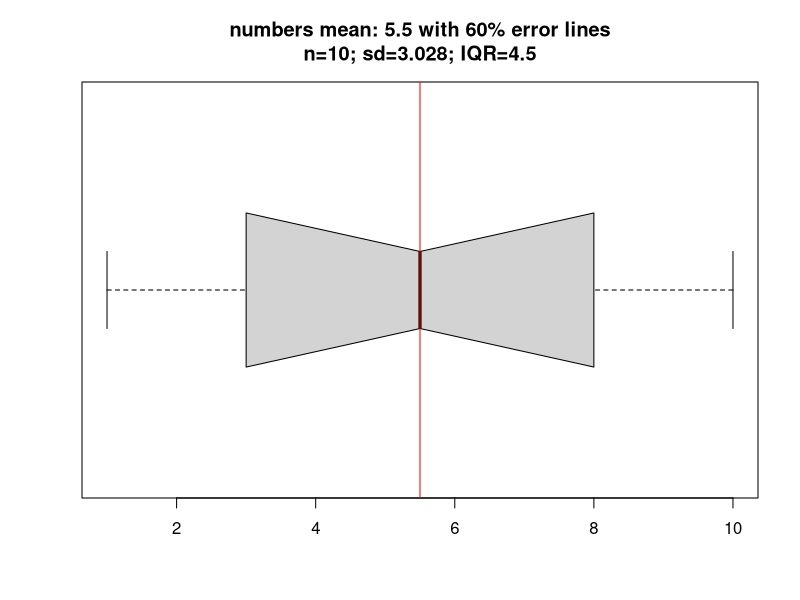
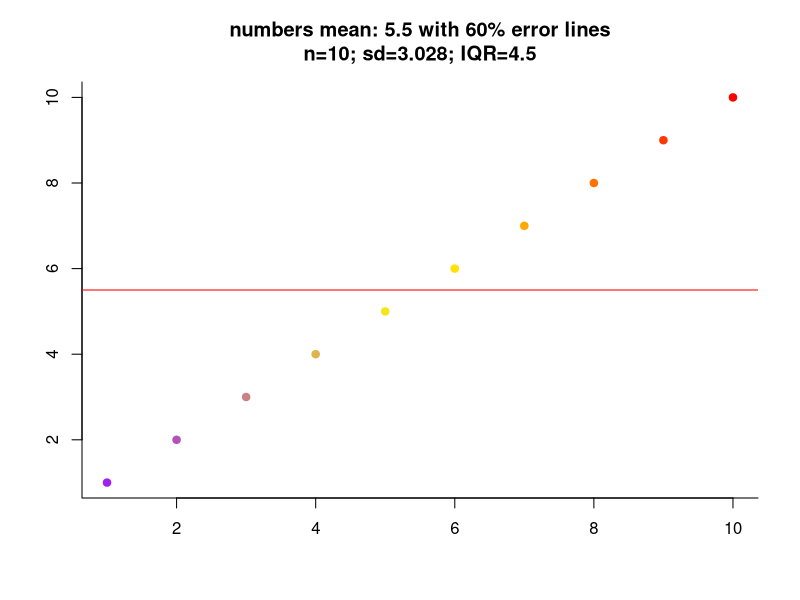
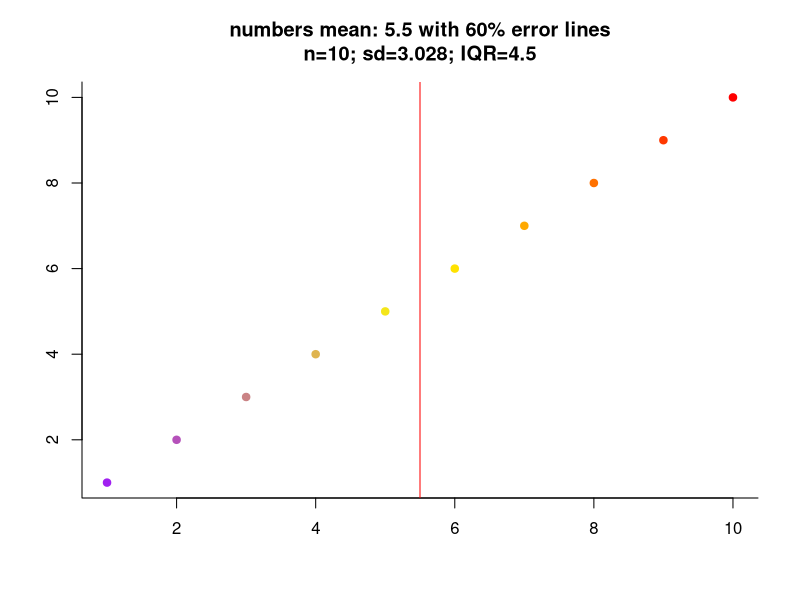
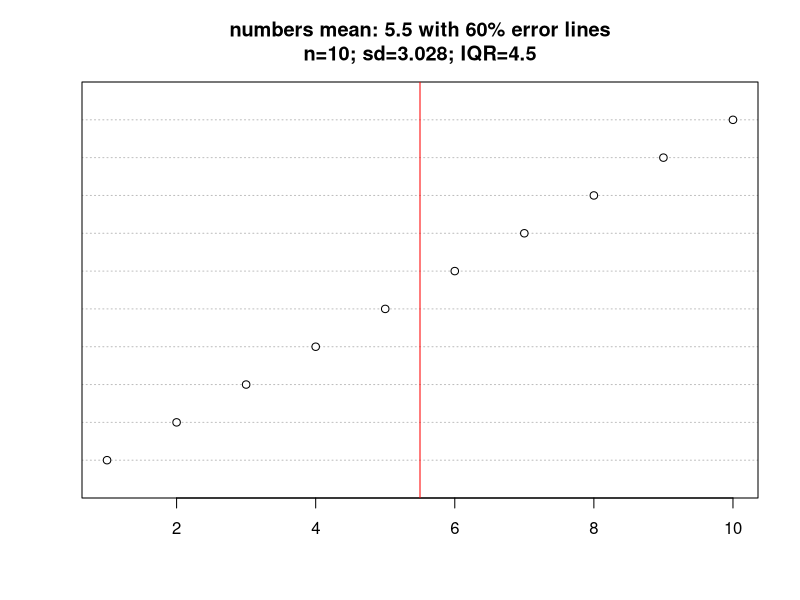
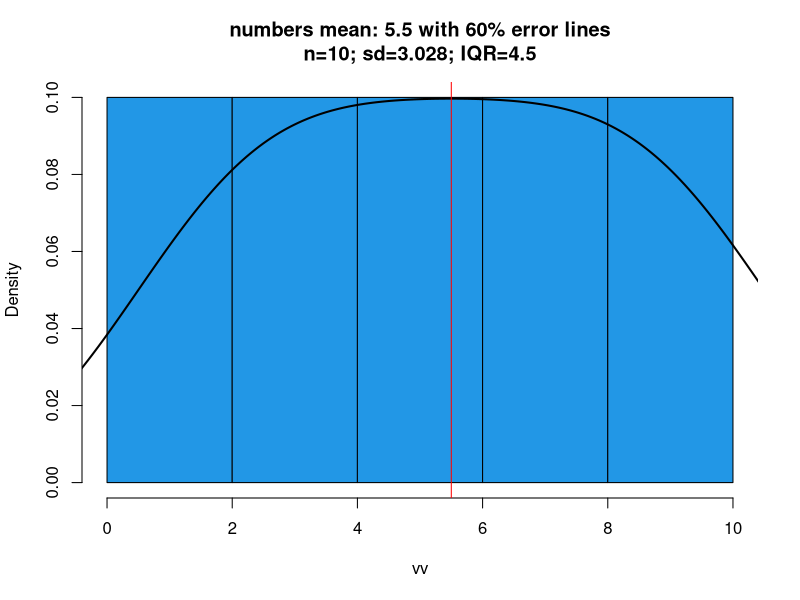
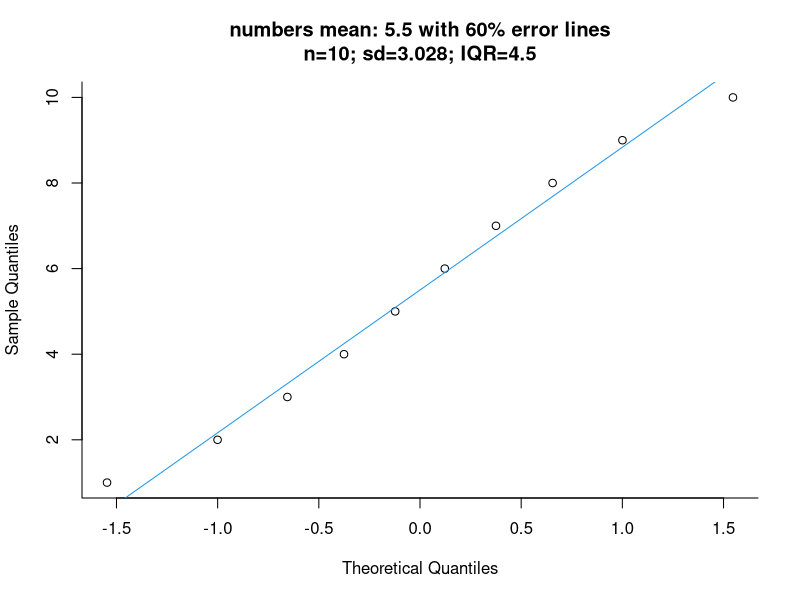

Recreate these plots in R, in order.

gc()
start_time <- Sys.time()

folder <- r"[C:\Users\kelvi\Desktop\xyz]"
output_folder <- r"[C:\Users\kelvi\Desktop\xyz\Graphs]"

folder_locations <- c(folder, output_folder)

# check output folder exists
for (folder_location in folder_locations){
  if (!file.exists(paste(folder_location,sep=""))){
    dir.create(file.path(paste(folder_location,sep="")), recursive=TRUE) # recursive to also build any sub-folders
  }
}

##################################################

number_format <- function(num){
  if (is.na(num)){
    digits <- 0
  }
  else if (num > 0){
    digits <- floor(log10(num)) + 1
  }
  else if (num == 0){
    digits <- 1
  }
  else{
    digits <- floor(log10(abs(num))) + 1
  }
  
  if (digits > 3 | digits < 0){
    value <- formatC(num, format = "e", digits = 2)
    value <- sprintf("%.1e", num)
  }
  else if (digits <= 3 & !is.na(num)){
    value <- format(num, digits=2)
  }
  else {
    value <- 0
  }
  return (value)
}

##################################################

data <- 1:10#c(1,2,3,4,5,6,7,8,9,10)
typer <- rep(c("a","b"),times=5)#c("a","b","a","b","a","b","a","b","a","b")

# make a dataframe
df <- data.frame(data=data, type=typer)

# or read.csv
#df <- read.csv(file, stringsAsFactors=FALSE)

# write data summary
varsum <- summary(df)#data.frame(sapply(df, function(x) c(summary(x))))#, type = class(x)))
write.csv(varsum, file = paste(folder,"\\",'varsum.csv',sep=""),row.names=FALSE)

# rename columns
colnames(df)[1] <- "numbers"
colnames(df)[2] <- "letters"

df[[1]] <- as.integer(df[[1]])

# make date column
df$dater <- as.Date(df$numbers, origin="1970-01-01")

###################################################

# group by methods
dfx <- aggregate(numbers~letters, data=df, FUN=sum) # can also add conditions e.g. numbers~letters+dater

dfx1 <- tapply(df$numbers, df$letters, sum)

dfx2 <- by(df$numbers, df$letters, sum)

df1 <- split(df$numbers, df$letters)
df2 <- lapply(df1, sum)

dfxx <- data.frame(groups=names(df1), values=sapply(df1,sum))

##################################################


# case when and if else
df <- within(df, {
  y=NA
  y[numbers <= 3]="aaa"
  y[numbers > 3 & numbers <= 6]="bbb"
})

# if else
df$yy <- ifelse(is.na(df$y), "ccc", df$y)

##################################################

# filter df
df2 <- df[df$y=="bbb",]

# get all non numeric columns
df_chr <- df[!sapply(df, is.numeric)]

# get 4th text space from example sentence
text <- "abc def ghi jkl"
txt <- sub("^([^\\s]+\\s+){3}([^\\s]+).*", "\\2", text, perl=TRUE)

filename <- "C:\\Folder\\abc def 05-06-2026.txt"
# get date from filename
dater <- gsub("[a-zA-Z\\\\_\\.\\:\\s]","",filename,perl=TRUE)
# get everything except date
nodater <- gsub("[0-9]","",filename,perl=TRUE)
#nodater <- gsub("(?<=\\.).*(?=\\.txt)","",filename,perl=TRUE)

##################################################

# jitter function - to make similar view to dotchart
jitter <- function(values1){
  value <- 0.01*(max(values1)-min(values1))
  value1 <- values1 + (runif(n=1, min=1, max=length(values1))*value)
  return(value1)
}

# apply to df
df$jit <- mapply(jitter,df$numbers)

##################################################

# base r colour gradient - function from https://stackoverflow.com/questions/13353213/gradient-of-n-colors-ranging-from-color-1-and-color-2
color.gradient <- function(x, colors=c("purple", "yellow", "red"), 
                           colsteps=100) {
  return(colorRampPalette(colors)(colsteps)[
    findInterval(x, seq(min(x,na.rm = TRUE), max(x, na.rm = TRUE), length.out=colsteps))
  ])
}

##################################################

# graphs

# get sd and mean val
vv <- df[[1]] # column numbers or df$numbers
mean <- mean(vv)
mean_val <- mean(vv)
sd <- sd(vv)
iqr1 <- IQR(vv)

# get standard error (68%)
sd_err <- sd(vv)

# get standard error (95%)
sd_err_95 <- 2* sd(vv)

# determine how many values fall within this range
val_count <- df[df[1] > mean_val - sd_err & df[1] < mean_val + sd_err,]

val_count_95 <- df[df[1] > mean_val - sd_err & df[1] < mean_val + sd_err,]


# as pct
pct_val_count <- round((nrow(val_count)/nrow(df))*100,3)
pct_val_count_95 <- round((nrow(val_count_95)/nrow(df))*100,3)


graph_title <- paste(names(df[1])," mean: ",number_format(mean_val)," with ", pct_val_count_95, "% error lines",
                     "\nn=",length(vv),"; sd=",round(sd_err,3),"; IQR=",round(IQR(vv),3),sep="")

# create boxplot - base R
plot.new()
boxplot(vv, notch = TRUE, horizontal = TRUE, main=graph_title)
abline(v=mean_val,lty=1,col="red")
abline(v=mean_val+sd_err_95,lty=2,col="red")
abline(v=mean_val-sd_err_95,lty=2,col="red")
dev.copy(png, filename=paste(output_folder,"//","_boxplot.png",sep=""), width=30, height=15, units="cm", res=300)
dev.off()

# create scatterplot like dotchart - base R
plot.new()
plot(vv, pch=19, cex=1, col=color.gradient(df$jit), xlab="", ylab="", main=graph_title, bty = "l")
abline(h=(mean_val),lty=1,col="red")
abline(h=(mean_val+sd_err_95),lty=2,col="red")
abline(h=(mean_val-sd_err_95),lty=2,col="red")
dev.copy(png, filename=paste(output_folder,"//","_scatter_like_dotchart.png",sep=""), width=30, height=15, units="cm", res=300)
dev.off()

# create scatterplot like dotchart - base R
plot.new()
plot(x=vv,y=1:length(vv), pch=19, cex=1, col=color.gradient(df$jit), xlab="", ylab="", main=graph_title, bty = "l")
abline(v=(mean_val),lty=1,col="red")
abline(v=(mean_val+sd_err_95),lty=2,col="red")
abline(v=(mean_val-sd_err_95),lty=2,col="red")
dev.copy(png, filename=paste(output_folder,"//","_scatter_like_dotchart1.png",sep=""), width=30, height=15, units="cm", res=300)
dev.off()

# create dotplot - base R
plot.new()
dotchart(vv, main=graph_title)
abline(v=(mean_val),lty=1,col="red")
abline(v=(mean_val+sd_err_95),lty=2,col="red")
abline(v=(mean_val-sd_err_95),lty=2,col="red")
dev.copy(png, filename=paste(output_folder,"//","_dotplot.png",sep=""), width=30, height=15, units="cm", res=300)
dev.off()

# create probability density plot - base R
plot.new()
hist(vv, freq=FALSE, col=4, main=graph_title, bty = "l")
lines(density(vv), lwd=2)
abline(v=mean_val,lty=1,col="red")
abline(v=mean_val+sd_err_95,lty=2,col="red")
abline(v=mean_val-sd_err_95,lty=2,col="red")
#lines(density(vv, adj=.5), lwd=1)
#lines(density(vv, adj=2), lwd=1.5)
dev.copy(png, filename=paste(output_folder,"//","_prob.png",sep=""), width=30, height=15, units="cm", res=300)
dev.off()

# create qq plot - base R
plot.new()
qqnorm(vv, main=graph_title, bty = "l")
qqline(vv, col=4)
dev.copy(png, filename=paste(output_folder,"//","_qq.png",sep=""), width=30, height=15, units="cm", res=300)
dev.off()

##################################################


end_time <- Sys.time()
print(paste("runtime: ",end_time-start_time,sep=""))

##################################################

# remove locally saved plots
# list all files in folder location, and remove them all
files_del <- list.files(output_folder, pattern = "\\.png$", recursive = TRUE)

for (folder_name in files_del){
   unlink(paste(output_folder,"\\",folder_name,sep=""), recursive = TRUE)
}
